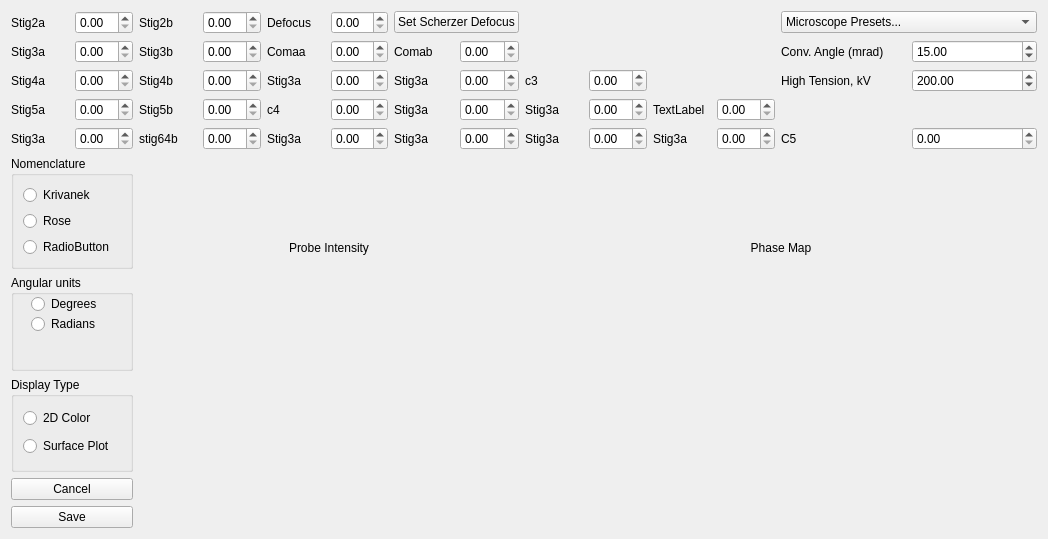
<?xml version="1.0" encoding="UTF-8"?>
<ui version="4.0">
 <class>Form</class>
 <widget class="QWidget" name="Form">
  <property name="geometry">
   <rect>
    <x>0</x>
    <y>0</y>
    <width>1048</width>
    <height>539</height>
   </rect>
  </property>
  <property name="windowTitle">
   <string>Form</string>
  </property>
  <layout class="QGridLayout" name="gridLayout">
   <item row="0" column="0">
    <layout class="QHBoxLayout" name="horizontalLayout">
     <item>
      <widget class="QLabel" name="c12a">
       <property name="text">
        <string>Stig2a</string>
       </property>
      </widget>
     </item>
     <item>
      <widget class="QDoubleSpinBox" name="doubleSpinBox"/>
     </item>
    </layout>
   </item>
   <item row="1" column="0">
    <layout class="QHBoxLayout" name="horizontalLayout_2">
     <item>
      <widget class="QLabel" name="c23a">
       <property name="text">
        <string>Stig3a</string>
       </property>
      </widget>
     </item>
     <item>
      <widget class="QDoubleSpinBox" name="doubleSpinBox_2"/>
     </item>
    </layout>
   </item>
   <item row="9" column="0">
    <widget class="QGroupBox" name="groupBox">
     <property name="title">
      <string>Nomenclature</string>
     </property>
     <layout class="QVBoxLayout" name="verticalLayout">
      <item>
       <widget class="QRadioButton" name="radioButton_3">
        <property name="text">
         <string>Krivanek</string>
        </property>
       </widget>
      </item>
      <item>
       <widget class="QRadioButton" name="radioButton_5">
        <property name="text">
         <string>Rose</string>
        </property>
       </widget>
      </item>
      <item>
       <widget class="QRadioButton" name="radioButton_4">
        <property name="text">
         <string>RadioButton</string>
        </property>
       </widget>
      </item>
     </layout>
    </widget>
   </item>
   <item row="0" column="1">
    <layout class="QHBoxLayout" name="horizontalLayout_6">
     <item>
      <widget class="QLabel" name="c12b">
       <property name="text">
        <string>Stig2b</string>
       </property>
      </widget>
     </item>
     <item>
      <widget class="QDoubleSpinBox" name="doubleSpinBox_6"/>
     </item>
    </layout>
   </item>
   <item row="0" column="2">
    <layout class="QHBoxLayout" name="horizontalLayout_7">
     <item>
      <widget class="QLabel" name="c1">
       <property name="text">
        <string>Defocus</string>
       </property>
      </widget>
     </item>
     <item>
      <widget class="QDoubleSpinBox" name="doubleSpinBox_7"/>
     </item>
    </layout>
   </item>
   <item row="1" column="1">
    <layout class="QHBoxLayout" name="horizontalLayout_8">
     <item>
      <widget class="QLabel" name="c23b">
       <property name="text">
        <string>Stig3b</string>
       </property>
      </widget>
     </item>
     <item>
      <widget class="QDoubleSpinBox" name="doubleSpinBox_8"/>
     </item>
    </layout>
   </item>
   <item row="1" column="2">
    <layout class="QHBoxLayout" name="horizontalLayout_9">
     <item>
      <widget class="QLabel" name="c21a">
       <property name="text">
        <string>Comaa</string>
       </property>
      </widget>
     </item>
     <item>
      <widget class="QDoubleSpinBox" name="doubleSpinBox_9"/>
     </item>
    </layout>
   </item>
   <item row="1" column="3">
    <layout class="QHBoxLayout" name="horizontalLayout_11">
     <item>
      <widget class="QLabel" name="c21b">
       <property name="text">
        <string>Comab</string>
       </property>
      </widget>
     </item>
     <item>
      <widget class="QDoubleSpinBox" name="doubleSpinBox_11"/>
     </item>
    </layout>
   </item>
   <item row="2" column="0">
    <layout class="QHBoxLayout" name="horizontalLayout_3">
     <item>
      <widget class="QLabel" name="c34a">
       <property name="text">
        <string>Stig4a</string>
       </property>
      </widget>
     </item>
     <item>
      <widget class="QDoubleSpinBox" name="doubleSpinBox_3"/>
     </item>
    </layout>
   </item>
   <item row="2" column="1">
    <layout class="QHBoxLayout" name="horizontalLayout_4">
     <item>
      <widget class="QLabel" name="c34b">
       <property name="text">
        <string>Stig4b</string>
       </property>
      </widget>
     </item>
     <item>
      <widget class="QDoubleSpinBox" name="doubleSpinBox_4"/>
     </item>
    </layout>
   </item>
   <item row="2" column="2">
    <layout class="QHBoxLayout" name="horizontalLayout_12">
     <item>
      <widget class="QLabel" name="c32a">
       <property name="text">
        <string>Stig3a</string>
       </property>
      </widget>
     </item>
     <item>
      <widget class="QDoubleSpinBox" name="doubleSpinBox_12"/>
     </item>
    </layout>
   </item>
   <item row="2" column="3">
    <layout class="QHBoxLayout" name="horizontalLayout_13">
     <item>
      <widget class="QLabel" name="c32b">
       <property name="text">
        <string>Stig3a</string>
       </property>
      </widget>
     </item>
     <item>
      <widget class="QDoubleSpinBox" name="doubleSpinBox_13"/>
     </item>
    </layout>
   </item>
   <item row="2" column="4">
    <layout class="QHBoxLayout" name="horizontalLayout_14">
     <item>
      <widget class="QLabel" name="c3">
       <property name="text">
        <string>c3</string>
       </property>
      </widget>
     </item>
     <item>
      <widget class="QDoubleSpinBox" name="doubleSpinBox_14"/>
     </item>
    </layout>
   </item>
   <item row="3" column="0">
    <layout class="QHBoxLayout" name="horizontalLayout_19">
     <item>
      <widget class="QLabel" name="c45a">
       <property name="text">
        <string>Stig5a</string>
       </property>
      </widget>
     </item>
     <item>
      <widget class="QDoubleSpinBox" name="doubleSpinBox_19"/>
     </item>
    </layout>
   </item>
   <item row="3" column="1">
    <layout class="QHBoxLayout" name="horizontalLayout_18">
     <item>
      <widget class="QLabel" name="c45b">
       <property name="text">
        <string>Stig5b</string>
       </property>
      </widget>
     </item>
     <item>
      <widget class="QDoubleSpinBox" name="doubleSpinBox_18"/>
     </item>
    </layout>
   </item>
   <item row="3" column="2">
    <layout class="QHBoxLayout" name="horizontalLayout_17">
     <item>
      <widget class="QLabel" name="c43a">
       <property name="text">
        <string>c4</string>
       </property>
      </widget>
     </item>
     <item>
      <widget class="QDoubleSpinBox" name="doubleSpinBox_17"/>
     </item>
    </layout>
   </item>
   <item row="3" column="3">
    <layout class="QHBoxLayout" name="horizontalLayout_16">
     <item>
      <widget class="QLabel" name="c43b">
       <property name="text">
        <string>Stig3a</string>
       </property>
      </widget>
     </item>
     <item>
      <widget class="QDoubleSpinBox" name="doubleSpinBox_16"/>
     </item>
    </layout>
   </item>
   <item row="3" column="4">
    <layout class="QHBoxLayout" name="horizontalLayout_15">
     <item>
      <widget class="QLabel" name="c41a">
       <property name="text">
        <string>Stig3a</string>
       </property>
      </widget>
     </item>
     <item>
      <widget class="QDoubleSpinBox" name="doubleSpinBox_15"/>
     </item>
    </layout>
   </item>
   <item row="3" column="5">
    <layout class="QHBoxLayout" name="horizontalLayout_5">
     <item>
      <widget class="QLabel" name="c41b">
       <property name="text">
        <string>TextLabel</string>
       </property>
      </widget>
     </item>
     <item>
      <widget class="QDoubleSpinBox" name="doubleSpinBox_5"/>
     </item>
    </layout>
   </item>
   <item row="10" column="0">
    <widget class="QGroupBox" name="groupBox_2">
     <property name="title">
      <string>Angular units</string>
     </property>
     <widget class="QRadioButton" name="radioButton">
      <property name="geometry">
       <rect>
        <x>20</x>
        <y>20</y>
        <width>84</width>
        <height>18</height>
       </rect>
      </property>
      <property name="text">
       <string>Degrees</string>
      </property>
     </widget>
     <widget class="QRadioButton" name="radioButton_2">
      <property name="geometry">
       <rect>
        <x>20</x>
        <y>40</y>
        <width>84</width>
        <height>18</height>
       </rect>
      </property>
      <property name="text">
       <string>Radians</string>
      </property>
     </widget>
    </widget>
   </item>
   <item row="0" column="3">
    <widget class="QPushButton" name="pushButton">
     <property name="text">
      <string>Set Scherzer Defocus</string>
     </property>
    </widget>
   </item>
   <item row="4" column="0">
    <layout class="QHBoxLayout" name="horizontalLayout_20">
     <item>
      <widget class="QLabel" name="c56a">
       <property name="text">
        <string>Stig3a</string>
       </property>
      </widget>
     </item>
     <item>
      <widget class="QDoubleSpinBox" name="doubleSpinBox_20"/>
     </item>
    </layout>
   </item>
   <item row="4" column="1">
    <layout class="QHBoxLayout" name="horizontalLayout_21">
     <item>
      <widget class="QLabel" name="c56b">
       <property name="text">
        <string>stig64b</string>
       </property>
      </widget>
     </item>
     <item>
      <widget class="QDoubleSpinBox" name="doubleSpinBox_21"/>
     </item>
    </layout>
   </item>
   <item row="4" column="2">
    <layout class="QHBoxLayout" name="horizontalLayout_22">
     <item>
      <widget class="QLabel" name="c54a">
       <property name="text">
        <string>Stig3a</string>
       </property>
      </widget>
     </item>
     <item>
      <widget class="QDoubleSpinBox" name="doubleSpinBox_22"/>
     </item>
    </layout>
   </item>
   <item row="4" column="3">
    <layout class="QHBoxLayout" name="horizontalLayout_23">
     <item>
      <widget class="QLabel" name="c54b">
       <property name="text">
        <string>Stig3a</string>
       </property>
      </widget>
     </item>
     <item>
      <widget class="QDoubleSpinBox" name="doubleSpinBox_23"/>
     </item>
    </layout>
   </item>
   <item row="4" column="4">
    <layout class="QHBoxLayout" name="horizontalLayout_24">
     <item>
      <widget class="QLabel" name="c52a">
       <property name="text">
        <string>Stig3a</string>
       </property>
      </widget>
     </item>
     <item>
      <widget class="QDoubleSpinBox" name="doubleSpinBox_24"/>
     </item>
    </layout>
   </item>
   <item row="4" column="5">
    <layout class="QHBoxLayout" name="horizontalLayout_25">
     <item>
      <widget class="QLabel" name="c52b">
       <property name="text">
        <string>Stig3a</string>
       </property>
      </widget>
     </item>
     <item>
      <widget class="QDoubleSpinBox" name="doubleSpinBox_25"/>
     </item>
    </layout>
   </item>
   <item row="4" column="6">
    <layout class="QHBoxLayout" name="horizontalLayout_26">
     <item>
      <widget class="QLabel" name="c5">
       <property name="text">
        <string>C5</string>
       </property>
      </widget>
     </item>
     <item>
      <widget class="QDoubleSpinBox" name="doubleSpinBox_26"/>
     </item>
    </layout>
   </item>
   <item row="2" column="6">
    <layout class="QHBoxLayout" name="horizontalLayout_28">
     <item>
      <widget class="QLabel" name="label_28">
       <property name="text">
        <string>High Tension, kV</string>
       </property>
      </widget>
     </item>
     <item>
      <widget class="QDoubleSpinBox" name="doubleSpinBox_28">
       <property name="maximum">
        <double>4000.000000000000000</double>
       </property>
       <property name="value">
        <double>200.000000000000000</double>
       </property>
      </widget>
     </item>
    </layout>
   </item>
   <item row="1" column="6">
    <layout class="QHBoxLayout" name="horizontalLayout_27">
     <item>
      <widget class="QLabel" name="label_27">
       <property name="text">
        <string>Conv. Angle (mrad)</string>
       </property>
      </widget>
     </item>
     <item>
      <widget class="QDoubleSpinBox" name="doubleSpinBox_27">
       <property name="minimum">
        <double>-200.000000000000000</double>
       </property>
       <property name="maximum">
        <double>200.000000000000000</double>
       </property>
       <property name="value">
        <double>15.000000000000000</double>
       </property>
      </widget>
     </item>
    </layout>
   </item>
   <item row="0" column="6">
    <widget class="QComboBox" name="comboBox_2">
     <item>
      <property name="text">
       <string>Microscope Presets...</string>
      </property>
     </item>
     <item>
      <property name="text">
       <string>NION UltraSTEM 100 @100kV</string>
      </property>
     </item>
     <item>
      <property name="text">
       <string>JEOL 2100 @200kV, Cs (probe) corrector</string>
      </property>
     </item>
     <item>
      <property name="text">
       <string>FEI Titan @300kV, Cs (probe) corrector</string>
      </property>
     </item>
     <item>
      <property name="text">
       <string>Save current settings as preset...</string>
      </property>
     </item>
    </widget>
   </item>
   <item row="9" column="1" rowspan="5" colspan="3">
    <layout class="QVBoxLayout" name="verticalLayout_2">
     <item>
      <widget class="QLabel" name="label">
       <property name="text">
        <string>Probe Intensity</string>
       </property>
       <property name="alignment">
        <set>Qt::AlignCenter</set>
       </property>
      </widget>
     </item>
     <item>
      <widget class="MatplotlibWidget" name="mplwidget"/>
     </item>
    </layout>
   </item>
   <item row="9" column="4" rowspan="5" colspan="3">
    <layout class="QVBoxLayout" name="verticalLayout_3">
     <item>
      <widget class="QLabel" name="label_2">
       <property name="text">
        <string>Phase Map</string>
       </property>
       <property name="alignment">
        <set>Qt::AlignCenter</set>
       </property>
      </widget>
     </item>
     <item>
      <widget class="MatplotlibWidget" name="mplwidget_2"/>
     </item>
    </layout>
   </item>
   <item row="11" column="0">
    <widget class="QGroupBox" name="groupBox_3">
     <property name="title">
      <string>Display Type</string>
     </property>
     <layout class="QVBoxLayout" name="verticalLayout_4">
      <item>
       <widget class="QRadioButton" name="radioButton_7">
        <property name="text">
         <string>2D Color</string>
        </property>
       </widget>
      </item>
      <item>
       <widget class="QRadioButton" name="radioButton_6">
        <property name="text">
         <string>Surface Plot</string>
        </property>
       </widget>
      </item>
     </layout>
    </widget>
   </item>
   <item row="12" column="0">
    <widget class="QPushButton" name="pushButton_2">
     <property name="text">
      <string>Cancel</string>
     </property>
    </widget>
   </item>
   <item row="13" column="0">
    <widget class="QPushButton" name="pushButton_3">
     <property name="text">
      <string>Save</string>
     </property>
    </widget>
   </item>
  </layout>
 </widget>
 <customwidgets>
  <customwidget>
   <class>MatplotlibWidget</class>
   <extends>QWidget</extends>
   <header>matplotlibwidget</header>
  </customwidget>
 </customwidgets>
 <resources/>
 <connections/>
</ui>
